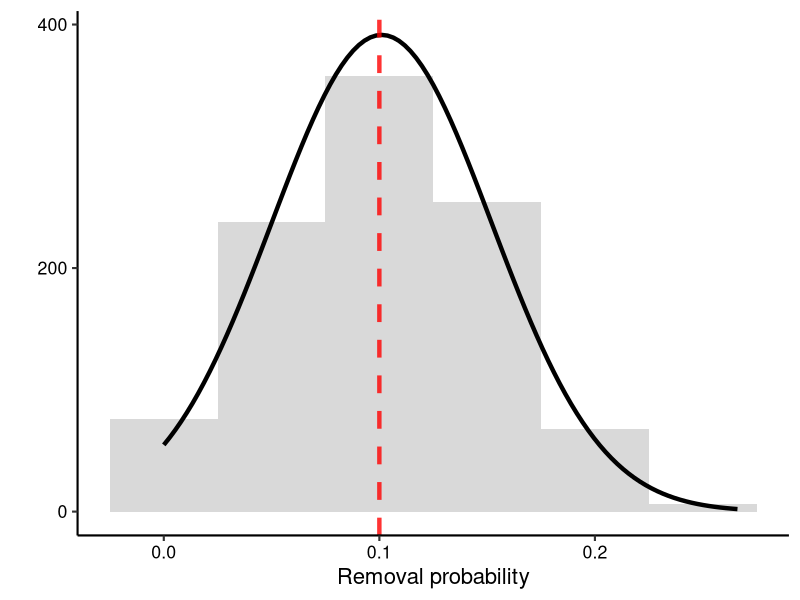

This chart was generated by the following R code:
# just visualising a normal dist



library(ggplot2)

x <- rnorm(1000, mean = 0.1, sd= 0.05) # sample of 1000 
# trim 0 - 1
x[x < 0] <- 0
x[x > 1] <- 1
df <- as.data.frame(x)


n_obs <-  sum(!is.na(df$x))
bw <- 0.05



base.plot <- ggplot(df, aes(x)) + 
  geom_histogram(aes(y = after_stat(density)),  
                 binwidth = bw,
                 fill = "grey50", alpha= 0.3) + 
  stat_function(fun = dnorm, args = list(mean = mean(df$x), sd = sd(df$x)), 
                size = 1.5, colour = "black")+ 
  geom_vline(aes(xintercept = 0.1),                       # Adding a line to show removal year
             colour = "red", linetype = "dashed", linewidth= 1.5, alpha = 0.8) +
  labs(x = "Removal probability") +
  theme_classic(base_size = 16) +
  theme(
    axis.text = element_text(color = "black")
  )

# rescaling y
ybreaks = seq(0,1000,200) 
# On primary axis
base.plot + 
  scale_y_continuous("", breaks = round(ybreaks / (bw * n_obs),3), labels = ybreaks )


# remove y axis?


# biased trials = multiple plots needed with varying means
df$unbias <- rnorm(1000, mean = 0.35, sd= 0.1)
df$bias <- rnorm(1000, mean = 0.65, sd= 0.1)

# graph limits
means <- sapply(df[c("x", "unbias", "bias")], mean, na.rm = TRUE)
sds   <- sapply(df[c("x", "unbias", "bias")], sd,   na.rm = TRUE)
min_x <- min(means - 4 * sds)
max_x <- max(means + 4 * sds)

# want to add vis of these extra means on top of base plot
bias.plot <- ggplot(df, aes(x)) + 
  geom_histogram(aes(y = after_stat(density)),  
                 binwidth = bw,
                 fill = "grey50", alpha= 0.15) + 
 # stat_function(fun = dnorm, args = list(mean = mean(df$x), sd = sd(df$x)), 
  #              size = 1.2, colour = "black", alpha = 0.5) + 
  #geom_vline(aes(xintercept = mean(df$x)),                       # Adding a line to show removal year
   #          colour = "black", linetype = "dashed", size= 1, alpha = 0.5) +
  
  stat_function(fun = dnorm, args = list(mean = mean(df$unbias), sd = sd(df$unbias)), 
                size = 1.2, colour = "blue") + 
  geom_vline(aes(xintercept = mean(df$unbias)),                       # Adding a line to show removal year
             colour = "blue", linetype = "dashed", size= 1, alpha = 0.5) +
  
  stat_function(fun = dnorm, args = list(mean = mean(df$bias), sd = sd(df$bias)), 
                size = 1.2, colour = "red") + 
  geom_vline(aes(xintercept = mean(df$bias)),                       # Adding a line to show removal year
             colour = "red", linetype = "dashed", size= 1, alpha = 0.5) +
  
  labs(x = "Removal probability") +
  theme_classic(base_size = 16) +
  theme(
    axis.text = element_text(color = "black")
  )+
 # coord_cartesian(xlim = c(min_x, max_x))  + # makes sure full range of x axis included
  scale_y_continuous("", breaks = round(ybreaks / (bw * n_obs),3), labels = ybreaks )
# almost works, why are my curves not complete?
